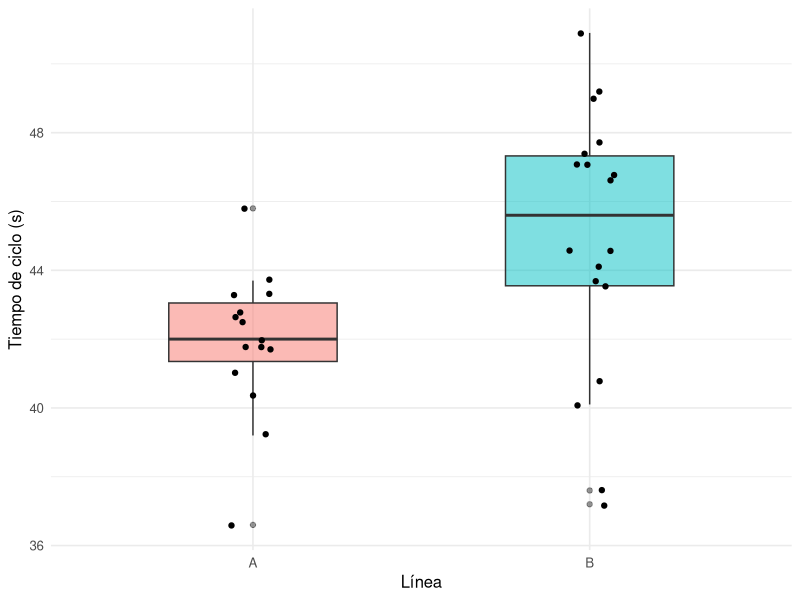
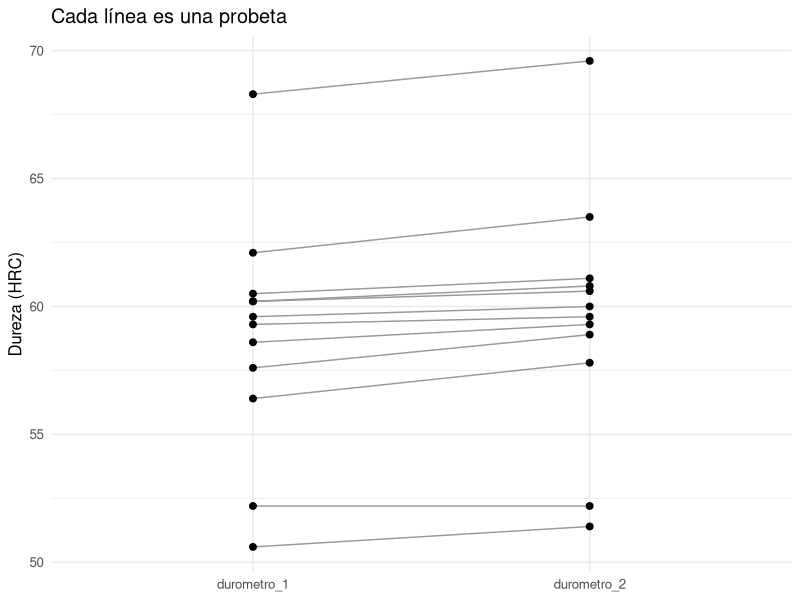

These charts were generated, in order, by the following R code:
## ---- chunk 1
knitr::opts_chunk$set(echo = TRUE, message = FALSE, warning = FALSE,
                      fig.width = 7, fig.height = 4)
## ---- chunk 2
library(tidyverse)
library(knitr)
library(car)
theme_set(theme_minimal(base_size = 12))
## ---- chunk 3
ciclo <- read_csv("../datos/tiempo-ciclo-lineas.csv")
ciclo |>
  group_by(linea) |>
  summarise(n = n(), media = mean(tiempo_ciclo_s), s = sd(tiempo_ciclo_s)) |>
  kable(digits = 2)
## ---- chunk 4
ggplot(ciclo, aes(linea, tiempo_ciclo_s, fill = linea)) +
  geom_boxplot(alpha = 0.5, width = 0.5, show.legend = FALSE) +
  geom_jitter(width = 0.08, show.legend = FALSE) +
  labs(x = "Línea", y = "Tiempo de ciclo (s)")
## ---- chunk 5
ciclo |> group_by(linea) |> summarise(shapiro_p = shapiro.test(tiempo_ciclo_s)$p.value) |>
  kable(digits = 3)
## ---- chunk 6
prueba_f <- var.test(tiempo_ciclo_s ~ linea, data = ciclo)
prueba_f
leveneTest(tiempo_ciclo_s ~ factor(linea), data = ciclo)
## ---- chunk 7
welch <- t.test(tiempo_ciclo_s ~ linea, data = ciclo)              # Welch (por defecto)
combinada <- t.test(tiempo_ciclo_s ~ linea, data = ciclo, var.equal = TRUE)
welch
tibble(prueba = c("Welch", "Combinada"),
       t = c(welch$statistic, combinada$statistic),
       gl = c(welch$parameter, combinada$parameter),
       valor_p = c(welch$p.value, combinada$p.value),
       ic_inf = c(welch$conf.int[1], combinada$conf.int[1]),
       ic_sup = c(welch$conf.int[2], combinada$conf.int[2])) |>
  kable(digits = 3)
## ---- chunk 8
dureza <- read_csv("../datos/dureza-durometros.csv") |>
  mutate(diferencia = durometro_1 - durometro_2)
kable(dureza)
## ---- chunk 9
dureza |>
  pivot_longer(starts_with("durometro"), names_to = "instrumento", values_to = "dureza") |>
  ggplot(aes(instrumento, dureza, group = probeta)) +
  geom_line(colour = "grey60") + geom_point(size = 2) +
  labs(title = "Cada línea es una probeta", x = NULL, y = "Dureza (HRC)")
## ---- chunk 10
pareada <- t.test(dureza$durometro_1, dureza$durometro_2, paired = TRUE)
independiente <- t.test(dureza$durometro_1, dureza$durometro_2)
tibble(analisis = c("Pareado (correcto)", "Dos muestras (incorrecto)"),
       diferencia = c(pareada$estimate, diff(rev(independiente$estimate))),
       error_estandar = c(pareada$stderr, independiente$stderr),
       valor_p = c(pareada$p.value, independiente$p.value)) |>
  kable(digits = 4)
shapiro.test(dureza$diferencia)$p.value   # supuesto: normalidad de las diferencias
